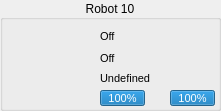
   <widget class="QGroupBox" name="groupBox_11">
    <property name="geometry">
     <rect>
      <x>1160</x>
      <y>558</y>
      <width>221</width>
      <height>111</height>
     </rect>
    </property>
    <property name="title">
     <string>Robot 10</string>
    </property>
    <property name="alignment">
     <set>Qt::AlignCenter</set>
    </property>
    <widget class="QLabel" name="sprite_11">
     <property name="geometry">
      <rect>
       <x>8</x>
       <y>29</y>
       <width>64</width>
       <height>64</height>
      </rect>
     </property>
     <property name="text">
      <string/>
     </property>
     <property name="pixmap">
      <pixmap resource="../../rsc.qrc">:/textures/textures/robots/blue/b10.png</pixmap>
     </property>
     <property name="scaledContents">
      <bool>true</bool>
     </property>
    </widget>
    <widget class="QProgressBar" name="battery_11">
     <property name="geometry">
      <rect>
       <x>100</x>
       <y>90</y>
       <width>45</width>
       <height>16</height>
      </rect>
     </property>
     <property name="font">
      <font>
       <pointsize>8</pointsize>
      </font>
     </property>
     <property name="value">
      <number>100</number>
     </property>
    </widget>
    <widget class="QLabel" name="status_11">
     <property name="geometry">
      <rect>
       <x>100</x>
       <y>28</y>
       <width>17</width>
       <height>17</height>
      </rect>
     </property>
     <property name="font">
      <font>
       <pointsize>8</pointsize>
      </font>
     </property>
     <property name="text">
      <string>Off</string>
     </property>
    </widget>
    <widget class="QLabel" name="dribble_11">
     <property name="geometry">
      <rect>
       <x>100</x>
       <y>50</y>
       <width>17</width>
       <height>17</height>
      </rect>
     </property>
     <property name="font">
      <font>
       <pointsize>8</pointsize>
      </font>
     </property>
     <property name="text">
      <string>Off</string>
     </property>
    </widget>
    <widget class="QLabel" name="role_11">
     <property name="geometry">
      <rect>
       <x>100</x>
       <y>70</y>
       <width>111</width>
       <height>17</height>
      </rect>
     </property>
     <property name="font">
      <font>
       <pointsize>8</pointsize>
      </font>
     </property>
     <property name="text">
      <string>Undefined</string>
     </property>
    </widget>
    <widget class="QProgressBar" name="chute_11">
     <property name="geometry">
      <rect>
       <x>170</x>
       <y>90</y>
       <width>45</width>
       <height>16</height>
      </rect>
     </property>
     <property name="font">
      <font>
       <pointsize>8</pointsize>
      </font>
     </property>
     <property name="autoFillBackground">
      <bool>false</bool>
     </property>
     <property name="value">
      <number>100</number>
     </property>
    </widget>
    <widget class="QLabel" name="label_54">
     <property name="geometry">
      <rect>
       <x>80</x>
       <y>50</y>
       <width>16</width>
       <height>16</height>
      </rect>
     </property>
     <property name="text">
      <string/>
     </property>
     <property name="pixmap">
      <pixmap resource="../../rsc.qrc">:/textures/textures/ui/dribble.png</pixmap>
     </property>
     <property name="scaledContents">
      <bool>true</bool>
     </property>
    </widget>
    <widget class="QLabel" name="imgrole_11">
     <property name="geometry">
      <rect>
       <x>80</x>
       <y>70</y>
       <width>16</width>
       <height>16</height>
      </rect>
     </property>
     <property name="text">
      <string/>
     </property>
     <property name="pixmap">
      <pixmap resource="../../rsc.qrc">:/textures/textures/ui/none.png</pixmap>
     </property>
     <property name="scaledContents">
      <bool>true</bool>
     </property>
    </widget>
    <widget class="QLabel" name="label_55">
     <property name="geometry">
      <rect>
       <x>150</x>
       <y>90</y>
       <width>16</width>
       <height>16</height>
      </rect>
     </property>
     <property name="text">
      <string/>
     </property>
     <property name="pixmap">
      <pixmap resource="../../rsc.qrc">:/textures/textures/ui/chute.png</pixmap>
     </property>
     <property name="scaledContents">
      <bool>true</bool>
     </property>
    </widget>
    <widget class="QLabel" name="label_56">
     <property name="geometry">
      <rect>
       <x>80</x>
       <y>30</y>
       <width>16</width>
       <height>14</height>
      </rect>
     </property>
     <property name="text">
      <string/>
     </property>
     <property name="pixmap">
      <pixmap resource="../../rsc.qrc">:/textures/textures/ui/connect.png</pixmap>
     </property>
     <property name="scaledContents">
      <bool>true</bool>
     </property>
    </widget>
    <widget class="QLabel" name="label_57">
     <property name="geometry">
      <rect>
       <x>80</x>
       <y>90</y>
       <width>16</width>
       <height>16</height>
      </rect>
     </property>
     <property name="text">
      <string/>
     </property>
     <property name="pixmap">
      <pixmap resource="../../rsc.qrc">:/textures/textures/ui/battery.png</pixmap>
     </property>
     <property name="scaledContents">
      <bool>true</bool>
     </property>
    </widget>
   </widget>
